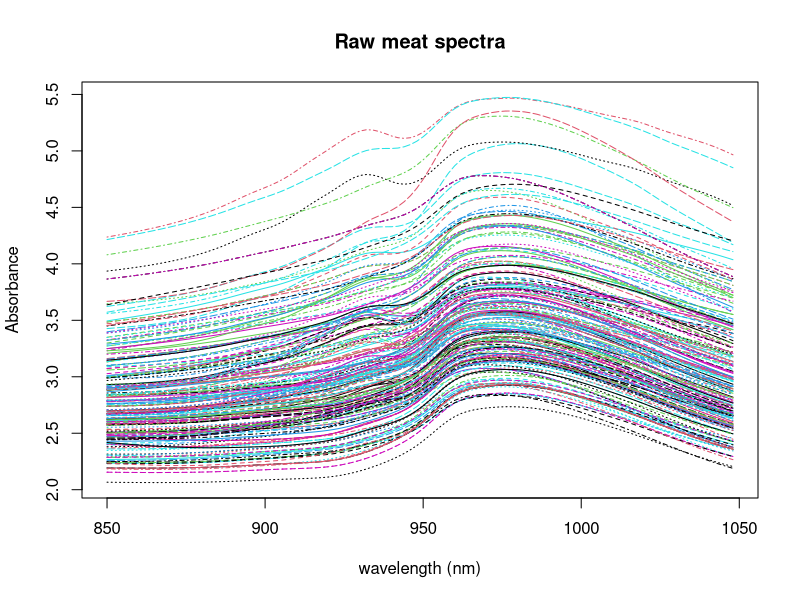
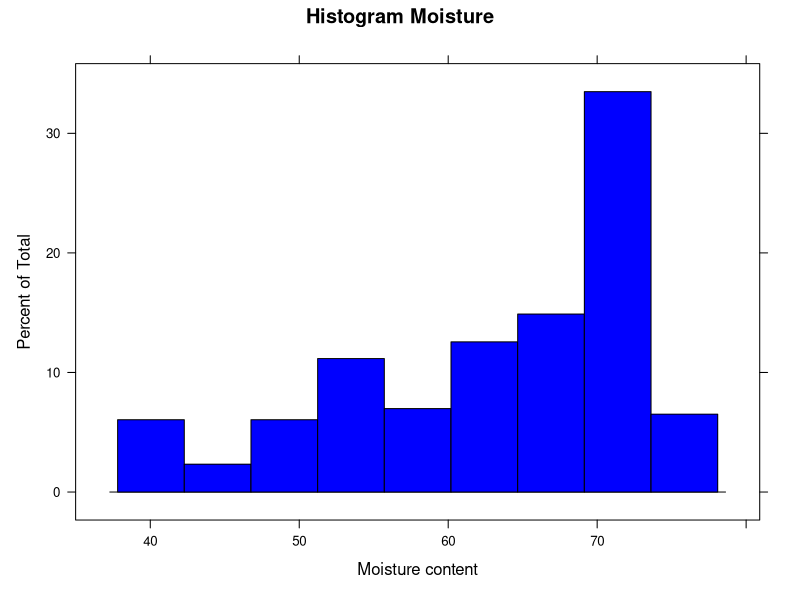
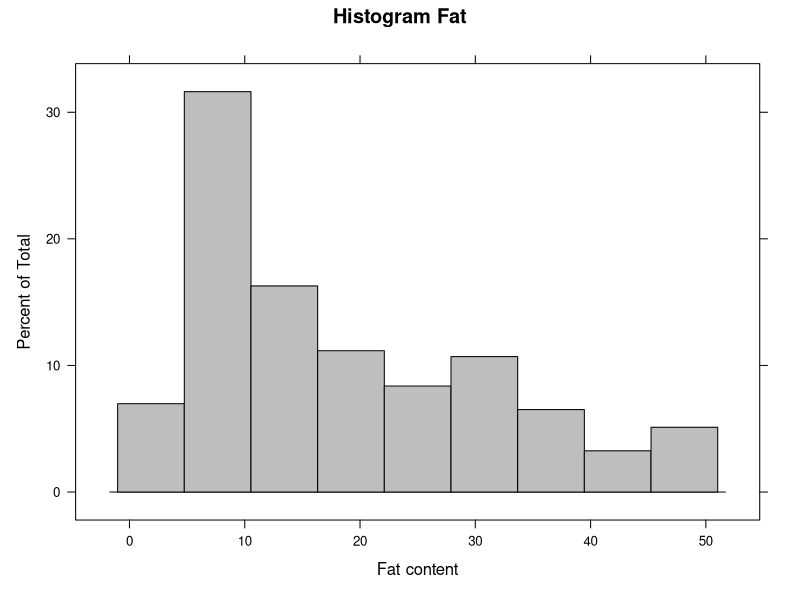
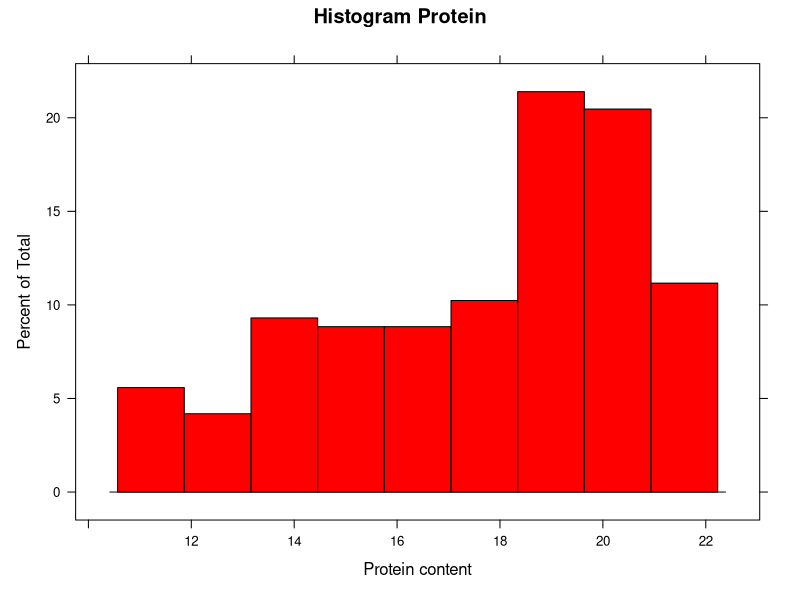

The R script that drew these images, in order: (Note: this script raises an error after producing the figures.)
## ---- chunk 1
library(caret)
## ---- chunk 2
data(tecator)
ls()
## ---- chunk 3
colnames(absorp) <- seq(850, 1048, by = 2)
## ---- chunk 4
#| label: fig-rawspec
#| fig-cap: "Raw spectra."
matplot(colnames(absorp), t(absorp), type = "l", ylab = "Absorbance", xlab = "wavelength (nm)", main = "Raw meat spectra")
## ---- chunk 5
colnames(endpoints)
## ---- chunk 6
colnames(endpoints) <- c("Moisture", "Fat", "Protein")
## ---- chunk 7
#| label: fig-histMoi
#| fig-cap: "Moisture histogram."
histogram(endpoints[ , 1], xlab = "Moisture content", main ="Histogram Moisture", col = "blue")
## ---- chunk 8
#| label: fig-histFat
#| fig-cap: "Fat histogram."
histogram(endpoints[ , 2], xlab = "Fat content", main ="Histogram Fat", col = "grey")
## ---- chunk 9
#| label: fig-histProt
#| fig-cap: "Protein histogram."
histogram(endpoints[ , 3], xlab = "Protein content", main ="Histogram Protein", col = "red")
## ---- chunk 10
tecator <- data.frame(endpoints)
tecator$spec <- absorp

## ---- chunk 11
save.image("C:/BLOG/Workspaces/NIT Tutorial/NIT_ws1.RData")
